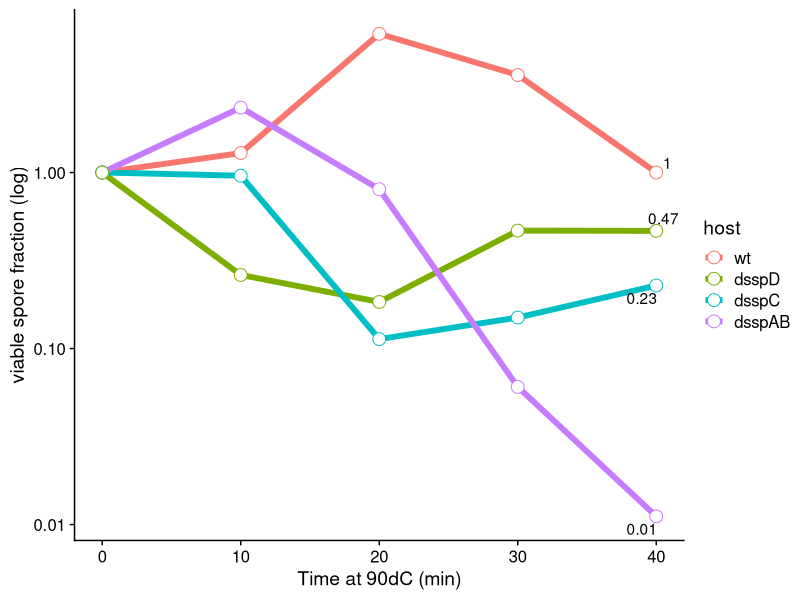
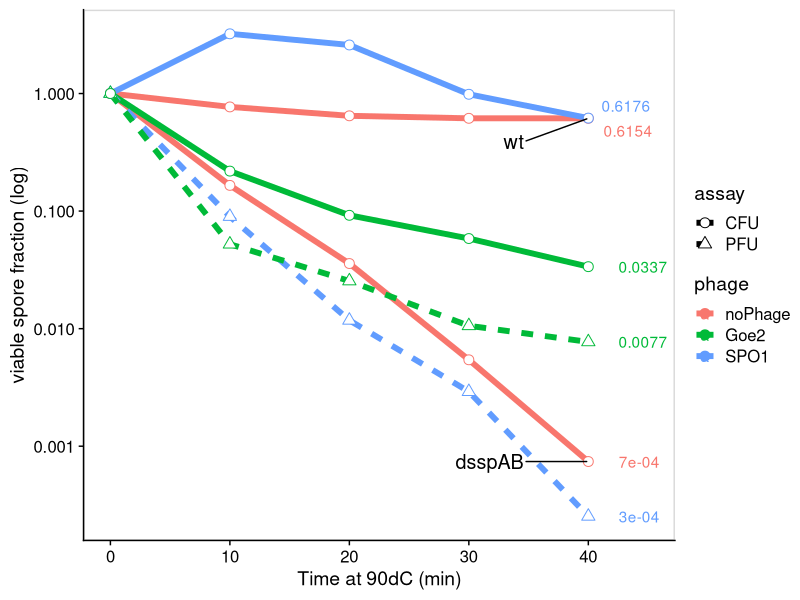
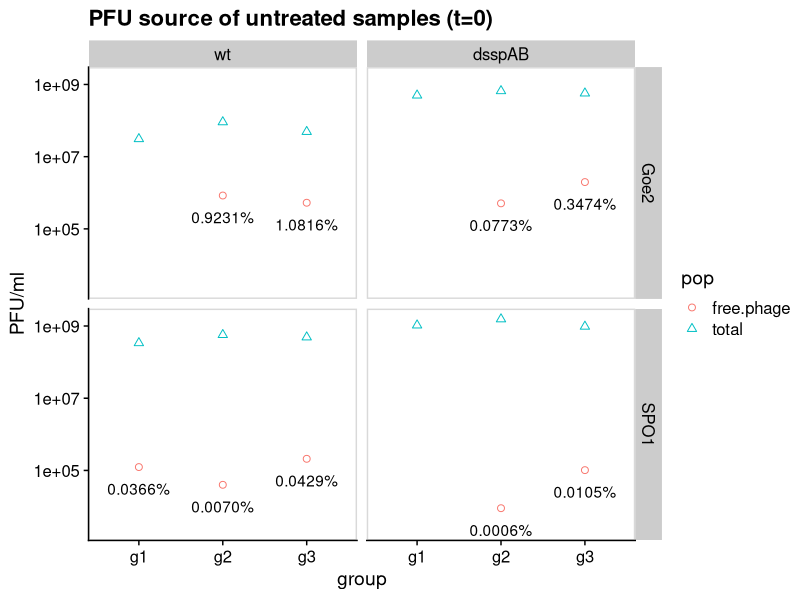
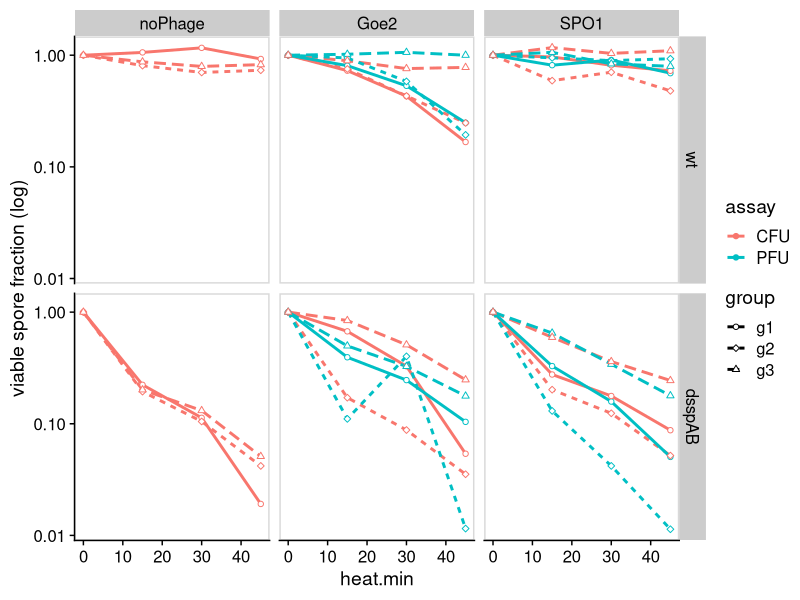
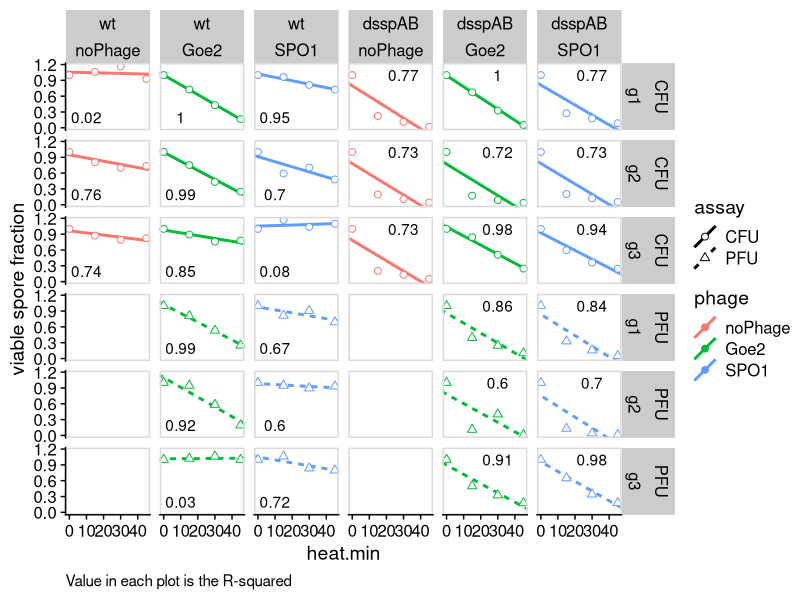
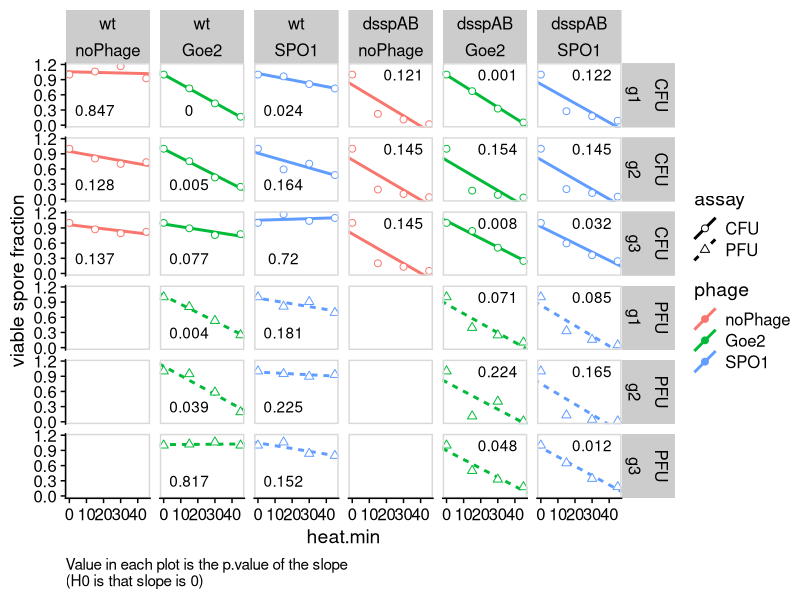
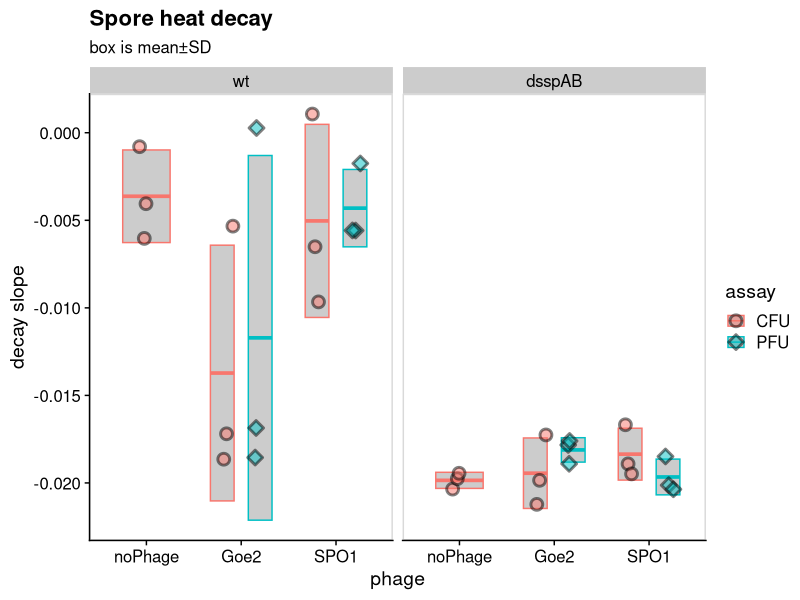
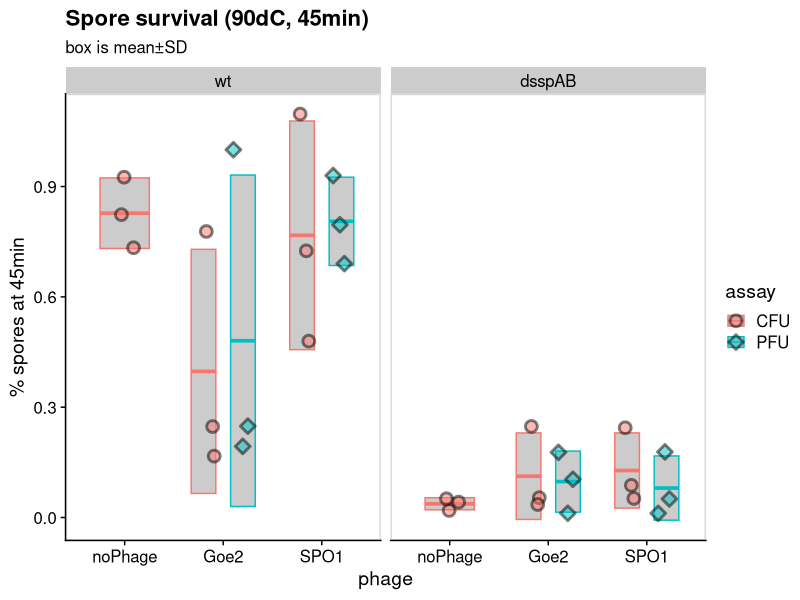

The R source for these figures, in order:
## ---- chunk 1
library(tidyverse, quietly = T)
library(broom)
library(cowplot, quietly = T)
library(here)
library(ggrepel)
library(scales)
# set_here("../")

## ---- chunk 2
d <- read_csv(here("data","ssp_data.csv"))%>%
  mutate(group=str_replace(group, "group.","g"))
## ---- chunk 3
d%>%
  mutate(host=fct_rev(host))%>%
  filter(!filter)%>%
  filter(date==20200118)%>%
  #there are 4 rows with data marked as "TMC" (=Too Many to Count) 
  # these are coerced into NA
  mutate(counts=as.numeric(counts ))%>%
  mutate(no.ml = counts/(dilution*ml.plated))%>%
  # group_by(host)%>%
  mutate(perc = no.ml/no.ml[heat.min==0])%>%
  ggplot(aes(x=heat.min, y=perc))+
    # geom_smooth(aes(color=host),method = "lm", se=F, size=2)+
    geom_line(aes(color=host), size=2)+
    geom_point(aes(color=host),size=4, shape=21, fill="white")+
    geom_text_repel(data=.%>%filter(heat.min>35),aes(label=perc%>%round(digits = 2)))+
  scale_y_log10()+
  theme_cowplot()+
  ylab("viable spore fraction (log)")+
  xlab("Time at 90dC (min)")
## ---- chunk 4
d%>%
  mutate(phage=fct_relevel(phage,c("noPhage","Goe2", "SPO1")))%>%
  mutate(host=fct_rev(host))%>%
  filter(host=="wt"|host=="dsspAB")%>%
  filter(date!=20200118)%>%
  filter(!filter)%>%
  filter(group=="preliminary")%>%
  #there are 4 rows with data marked as "TMC" (=Too Many to Count) 
  # these are coerced into NA
  mutate(counts=as.numeric(counts ))%>%
  mutate(no.ml = counts/(dilution*ml.plated))%>%
  group_by(host,phage,assay, date)%>%
  mutate(perc = no.ml/no.ml[heat.min==0])%>%
  ggplot(aes(x=heat.min, y=perc))+
    geom_line(aes(group=interaction(date,assay, host),color=phage, linetype=assay), size=2)+
    geom_point(aes(group=interaction(date,assay, host),color=phage, shape=assay), size=3, fill="white")+
  scale_y_log10()+
  scale_shape_manual(values = c(21,24))+
      geom_text_repel(data=.%>%filter(heat.min>35),aes(x=heat.min+2,label=perc%>%round(digits = 4),color=phage), xlim = c(40, NA) )+
    geom_text_repel(data=.%>%filter(heat.min>35 & phage=="noPhage"),aes(label=host),size=5,xlim = c(NA,35), ylim = c(NA,log10(0.5)))+
  theme_cowplot()+
  panel_border()+
  ylab("viable spore fraction (log)")+
  xlab("Time at 90dC (min)")+
  xlim(0,45)
## ---- chunk 5
d%>%
  mutate(phage=fct_relevel(phage,c("noPhage","Goe2", "SPO1")))%>%
  mutate(host=fct_rev(host))%>%
  filter(host=="wt"|host=="dsspAB")%>%
  filter(group!="preliminary")%>%
  filter(heat.min==0)%>%
  filter(assay=="PFU")%>%
  #there are 4 rows with data marked as "TMC" (=Too Many to Count) 
  # these are coerced into NA
  mutate(counts=as.numeric(counts))%>%
  mutate(no.ml = counts/(dilution*ml.plated))%>%
  pivot_wider(id_cols = c("host","phage","group"), names_from="filter", values_from="no.ml")%>%
  rename(free.phage=`TRUE`, total=`FALSE`)%>%
    mutate(perc.free=percent(free.phage/total))%>%
  ggplot(aes(x=group))+
  geom_point(data = .%>%pivot_longer(c("total", "free.phage"),names_to="pop" , values_to="PFU.ml"), aes(y=PFU.ml, color=pop, shape=pop),size=2)+
  geom_text(aes(label=perc.free, y=free.phage/4))+
  scale_y_log10()+
  facet_grid(phage~host)+
  theme_cowplot()+
  scale_shape_manual(values = c(21,24))+
  panel_border()+
  ylab("PFU/ml")+
  ggtitle("PFU source of untreated samples (t=0)")
## ---- chunk 6
d%>%
  mutate(phage=fct_relevel(phage,c("noPhage","Goe2", "SPO1")))%>%
  mutate(host=fct_rev(host))%>%
  filter(host=="wt"|host=="dsspAB")%>%
  filter(!filter)%>%
  filter(group!="preliminary")%>%
  #there are 4 rows with data marked as "TMC" (=Too Many to Count) 
  # these are coerced into NA
  mutate(counts=as.numeric(counts ))%>%
  mutate(no.ml = counts/(dilution*ml.plated))%>%
  group_by(host,phage,assay, group)%>%
  mutate(perc = no.ml/no.ml[heat.min==0])%>%
  ggplot(aes(x=heat.min, y=perc))+
    geom_line(aes(color=assay, linetype=group),size=1)+
    geom_point(aes(color=assay, shape=group), size=1.5, fill="white")+
  scale_y_log10()+
  scale_shape_manual(values = c(21,23,24))+
    facet_grid(host~phage)+
  theme_cowplot()+
  panel_border()+
  ylab("viable spore fraction (log)")
## ---- chunk 7
d.lm <- 
d%>%
  mutate(phage=fct_relevel(phage,c("noPhage","Goe2", "SPO1")))%>%
  mutate(host=fct_rev(host))%>%
  filter(host=="wt"|host=="dsspAB")%>%
  filter(!filter)%>%
  filter(group!="preliminary")%>%
  #there are 4 rows with data marked as "TMC" (=Too Many to Count) 
  # these are coerced into NA
  mutate(counts=as.numeric(counts ))%>%
  mutate(no.ml = counts/(dilution*ml.plated))%>%
  group_by(host,phage,assay, group)%>%
  mutate(perc = no.ml/no.ml[heat.min==0])

d.lm.fit <- 
  d.lm%>%
   do(glance(lm(perc~heat.min,.)))
# values returned by glance:
# r.squared: The percent of variance explained by the model
# adj.r.squared: r.squared adjusted based on the degrees of freedom
# sigma: The square root of the estimated residual variance
# statistic: F-statistic
# p.value: p-value from the F test, describing whether the full regression is significant
# df: Degrees of freedom used by the coefficients
# logLik: the data's log-likelihood under the model
# AIC: the Akaike Information Criterion
# BIC: the Bayesian Information Criterion
# deviance: deviance
# df.residual: residual degrees of freedom

d.lm <- 
  d.lm%>%
   do(tidy(lm(perc~heat.min,.)))
 
  d.lm.estimates <- 
    d.lm%>%
    select(host,phage,assay,group,term,estimate)%>%
    pivot_wider(names_from = term, values_from = estimate)%>%
    rename(slope=heat.min, intercept=`(Intercept)`)
  
  
  d.slopes <- 
    filter(d.lm,term=="heat.min")
  
  d.lm
## ---- chunk 8
d%>%
  mutate(phage=fct_relevel(phage,c("noPhage","Goe2", "SPO1")))%>%
  mutate(host=fct_rev(host))%>%
  filter(host=="wt"|host=="dsspAB")%>%
  filter(!filter)%>%
  filter(group!="preliminary")%>%
  #there are 4 rows with data marked as "TMC" (=Too Many to Count) 
  # these are coerced into NA
  mutate(counts=as.numeric(counts ))%>%
  mutate(no.ml = counts/(dilution*ml.plated))%>%
  group_by(host,phage,assay, group)%>%
  mutate(perc = no.ml/no.ml[heat.min==0])%>%
  ggplot(aes(x=heat.min, y=perc))+
    geom_abline(data=d.lm.estimates,
                aes(slope=slope, intercept=intercept,
                    color=phage, linetype=assay),size=1)+
    geom_point(aes(color=phage, shape=assay), size=2, fill="white")+
    geom_text(data=d.lm.fit%>%
                  mutate(xr2=ifelse(host=="wt",10,30))%>%
                  mutate(yr2=ifelse(host=="wt",0.2,1)),
  aes(label=round(r.squared,2), x=xr2, y=yr2))+
  scale_shape_manual(values = c(21,24))+
    facet_grid(assay+group~host+phage)+
  theme_cowplot()+
  panel_border()+
  ylab("viable spore fraction")+
  labs(caption = "Value in each plot is the R-squared")+
  theme(plot.caption = element_text(hjust = 0))
## ---- chunk 9
d%>%
  mutate(phage=fct_relevel(phage,c("noPhage","Goe2", "SPO1")))%>%
  mutate(host=fct_rev(host))%>%
  filter(host=="wt"|host=="dsspAB")%>%
  filter(!filter)%>%
  filter(group!="preliminary")%>%
  #there are 4 rows with data marked as "TMC" (=Too Many to Count) 
  # these are coerced into NA
  mutate(counts=as.numeric(counts ))%>%
  mutate(no.ml = counts/(dilution*ml.plated))%>%
  group_by(host,phage,assay, group)%>%
  mutate(perc = no.ml/no.ml[heat.min==0])%>%
  ggplot(aes(x=heat.min, y=perc))+
    geom_abline(data=d.lm.estimates,
                aes(slope=slope, intercept=intercept,
                    color=phage, linetype=assay),size=1)+
    geom_point(aes(color=phage, shape=assay), size=2, fill="white")+
    geom_text(data=d.lm%>%
                filter(term=="heat.min")%>%
                  mutate(xr2=ifelse(host=="wt",15,30))%>%
                  mutate(yr2=ifelse(host=="wt",0.3,1)),
  aes(label=round(p.value,3), x=xr2, y=yr2))+
  scale_shape_manual(values = c(21,24))+
    facet_grid(assay+group~host+phage)+
  theme_cowplot()+
  panel_border()+
  ylab("viable spore fraction")+
  labs(caption = "Value in each plot is the p.value of the slope\n(H0 is that slope is 0)")+
  theme(plot.caption = element_text(hjust = 0))
## ---- chunk 10

sum.slopes <- 
d.slopes%>%
  group_by(host, phage,assay)%>%
  summarise(slope=mean(estimate), ymin=slope-sd(estimate), ymax=slope+sd(estimate))%>%
  rename(estimate=slope)

d.slopes%>%
  ggplot(aes(x=phage, y=estimate))+
  geom_crossbar(data=sum.slopes, aes(ymin=ymin, ymax=ymax, color=assay), fill="grey80", position = position_dodge(width=.8), width=.5)+
  geom_point(aes(fill=assay, shape=assay),size=3, alpha=0.5,stroke=1.5,
             position = position_jitterdodge(jitter.width = 0.2,
                                            jitter.height = 0))+
  scale_shape_manual(values = c(21,23))+
  theme_cowplot()+
  panel_border()+
  facet_wrap(~host,nrow = 1)+
  ylab("decay slope")+
  ggtitle("Spore heat decay","box is mean±SD")
  
## ---- chunk 11
  aov(estimate~phage+host+assay+group, d.slopes)$call%>%
  print()

  aov(estimate~phage+host+assay+group, d.slopes)%>%
  summary(.)
## ---- chunk 12
d.endpoint <-
d%>%
  mutate(phage=fct_relevel(phage,c("noPhage","Goe2", "SPO1")))%>%
  mutate(host=fct_rev(host))%>%
  filter(host=="wt"|host=="dsspAB")%>%
  filter(!filter)%>%
  filter(group!="preliminary")%>%
  mutate(counts=as.numeric(counts ))%>%
  mutate(no.ml = counts/(dilution*ml.plated))%>%
  group_by(host,phage,assay, group)%>%
  mutate(perc = no.ml/no.ml[heat.min==0])%>%
  filter(heat.min==45)

sum.endpoint <- 
d.endpoint%>%
  group_by(host, phage,assay)%>%
  summarise(mean=mean(perc), ymin=mean-sd(perc), ymax=mean+sd(perc))

d.endpoint%>%
  ggplot(aes(x=phage, y=perc))+
  geom_crossbar(data=sum.endpoint, aes(y=mean,ymin=ymin, ymax=ymax, color=assay), fill="grey80", position = position_dodge(width=.8), width=.5)+
  geom_point(aes(fill=assay, shape=assay),size=3, alpha=0.5,stroke=1.5,
             position = position_jitterdodge(jitter.width = 0.2,
                                            jitter.height = 0))+
  scale_shape_manual(values = c(21,23))+
  theme_cowplot()+
  panel_border()+
  facet_wrap(~host,nrow = 1)+
  ylab("% spores at 45min")+
  ggtitle("Spore survival (90dC, 45min)","box is mean±SD")

## ---- chunk 13
  aov(perc~phage+host+assay+group, d.endpoint)$call%>%
  print()

  aov(perc~phage+host+assay+group, d.endpoint)%>%
  summary(.)
## ---- chunk 14
d%>%
  mutate(phage=fct_relevel(phage,c("noPhage","Goe2", "SPO1")))%>%
  mutate(host=fct_rev(host))%>%
  filter(host=="wt"|host=="dsspAB")%>%
  filter(group!="preliminary")%>%
  filter(!filter)%>%
  filter(heat.min==0)%>%
  #there are 4 rows with data marked as "TMC" (=Too Many to Count) 
  # these are coerced into NA
  mutate(counts=as.numeric(counts))%>%
  mutate(no.ml = counts/(dilution*ml.plated))%>%
  pivot_wider(id_cols = c("host","phage","group"), names_from="assay", values_from="no.ml")%>%
  rename(viral.spore=PFU, host.spore=CFU)%>%
  mutate(total=viral.spore+host.spore)%>%
    mutate(perc.viral=percent(viral.spore/total))%>%
  mutate(total=ifelse(is.na(total),host.spore,total ))%>%
  ggplot(aes(x=group))+
  geom_point(data = .%>%pivot_longer(c("viral.spore", "host.spore", "total"),names_to="pop" , values_to="no.ml"), aes(y=no.ml, color=pop, shape=pop),size=3, fill="grey",alpha=0.5, stroke=2)+
  geom_text(aes(label=perc.viral), y=9.5)+
  scale_y_log10(limits=c(1e7,5e9))+
  facet_grid(host~phage)+
  scale_shape_manual(values = c(21,3,23))+
  theme_cowplot()+
  panel_border()+
  ylab("PFU/ml")+
  ggtitle("Spore Titers and %viral spores")

## ---- chunk 15
d%>%
  mutate(phage=fct_relevel(phage,c("noPhage","Goe2", "SPO1")))%>%
  mutate(host=fct_rev(host))%>%
  filter(host=="wt"|host=="dsspAB")%>%
  filter(group!="preliminary")%>%
  filter(!filter)%>%
  filter(heat.min==0)%>%
  #there are 4 rows with data marked as "TMC" (=Too Many to Count) 
  # these are coerced into NA
  mutate(counts=as.numeric(counts))%>%
  mutate(no.ml = counts/(dilution*ml.plated))%>%
  pivot_wider(id_cols = c("host","phage","group"), names_from="assay", values_from="no.ml")%>%
  rename(viral.spore=PFU, host.spore=CFU)%>%
  mutate(total=viral.spore+host.spore)%>%
    mutate(perc.viral=percent(viral.spore/total))%>%
  mutate(total=ifelse(is.na(total),host.spore,total ))%>%
  ggplot(aes(x=group, y=total))+
  geom_point(aes(color=phage, shape=phage),size=3, fill="grey",alpha=0.5, stroke=2)+
  # geom_text(aes(label=perc.viral), y=9.5)+
  scale_y_log10(limits=c(1e8,3e9))+
  facet_grid(.~host)+
  scale_shape_manual(values = c(21,23,24))+
  theme_cowplot()+
  panel_border()+
  ylab("PFU/ml")+
  ggtitle("Total Spore Titers (CFU+PFU)")

## ---- chunk 16
d%>%
  mutate(phage=fct_relevel(phage,c("noPhage","Goe2", "SPO1")))%>%
  mutate(host=fct_rev(host))%>%
  filter(host=="wt"|host=="dsspAB")%>%
  filter(group!="preliminary")%>%
  filter(!filter)%>%
  filter(heat.min==0)%>%
  #there are 4 rows with data marked as "TMC" (=Too Many to Count) 
  # these are coerced into NA
  mutate(counts=as.numeric(counts))%>%
  mutate(no.ml = counts/(dilution*ml.plated))%>%
  pivot_wider(id_cols = c("host","phage","group"), names_from="assay", values_from="no.ml")%>%
  rename(viral.spore=PFU, host.spore=CFU)%>%
  mutate(total=viral.spore+host.spore)%>%
    mutate(perc.viral= viral.spore*100/total)%>%
  filter(phage!="noPhage")%>%
  ggplot(aes(x=host,y=perc.viral ))+
  geom_point(,size=3, fill="grey",alpha=0.5, stroke=2)+
  facet_grid(.~phage)+
  scale_shape_manual(values = c(21,3,23))+
  theme_cowplot()+
  panel_border()+
  ylab("Entrapment (% viral spores)")

